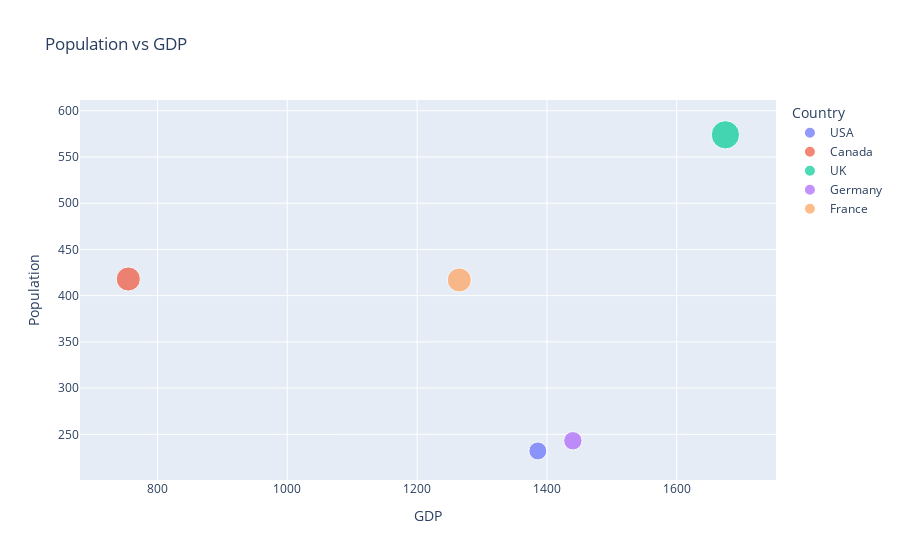

Notebook code cell kept with this figure:
### Code cell
fig=px.scatter(data_frame=df,x="GDP",y="Population",size="Population",color="Country",title="Population vs GDP")
fig.show()

### Figure 1 — Plotly figure (JSON) as saved in the notebook; plotly's stock layout.template omitted (floating-point values rounded to 4 significant figures)
{"data": [{"hovertemplate": "Country=USA<br>GDP=%{x}<br>Population=%{marker.size}<extra></extra>", "legendgroup": "USA", "marker": {"color": "#636efa", "size": [232], "sizemode": "area", "sizeref": 1.435, "symbol": "circle"}, "mode": "markers", "name": "USA", "orientation": "v", "showlegend": true, "type": "scatter", "x": [1386], "xaxis": "x", "y": [232], "yaxis": "y"}, {"hovertemplate": "Country=Canada<br>GDP=%{x}<br>Population=%{marker.size}<extra></extra>", "legendgroup": "Canada", "marker": {"color": "#EF553B", "size": [418], "sizemode": "area", "sizeref": 1.435, "symbol": "circle"}, "mode": "markers", "name": "Canada", "orientation": "v", "showlegend": true, "type": "scatter", "x": [755], "xaxis": "x", "y": [418], "yaxis": "y"}, {"hovertemplate": "Country=UK<br>GDP=%{x}<br>Population=%{marker.size}<extra></extra>", "legendgroup": "UK", "marker": {"color": "#00cc96", "size": [574], "sizemode": "area", "sizeref": 1.435, "symbol": "circle"}, "mode": "markers", "name": "UK", "orientation": "v", "showlegend": true, "type": "scatter", "x": [1675], "xaxis": "x", "y": [574], "yaxis": "y"}, {"hovertemplate": "Country=Germany<br>GDP=%{x}<br>Population=%{marker.size}<extra></extra>", "legendgroup": "Germany", "marker": {"color": "#ab63fa", "size": [243], "sizemode": "area", "sizeref": 1.435, "symbol": "circle"}, "mode": "markers", "name": "Germany", "orientation": "v", "showlegend": true, "type": "scatter", "x": [1440], "xaxis": "x", "y": [243], "yaxis": "y"}, {"hovertemplate": "Country=France<br>GDP=%{x}<br>Population=%{marker.size}<extra></extra>", "legendgroup": "France", "marker": {"color": "#FFA15A", "size": [417], "sizemode": "area", "sizeref": 1.435, "symbol": "circle"}, "mode": "markers", "name": "France", "orientation": "v", "showlegend": true, "type": "scatter", "x": [1265], "xaxis": "x", "y": [417], "yaxis": "y"}], "layout": {"autosize": true, "legend": {"itemsizing": "constant", "title": {"text": "Country"}, "tracegroupgap": 0}, "title": {"text": "Population vs GDP"}, "xaxis": {"anchor": "y", "autorange": true, "domain": [0, 1], "range": [660.6, 1776.0], "title": {"text": "GDP"}, "type": "linear"}, "yaxis": {"anchor": "x", "autorange": true, "domain": [0, 1], "range": [184.1, 636.3], "title": {"text": "Population"}, "type": "linear"}}}
